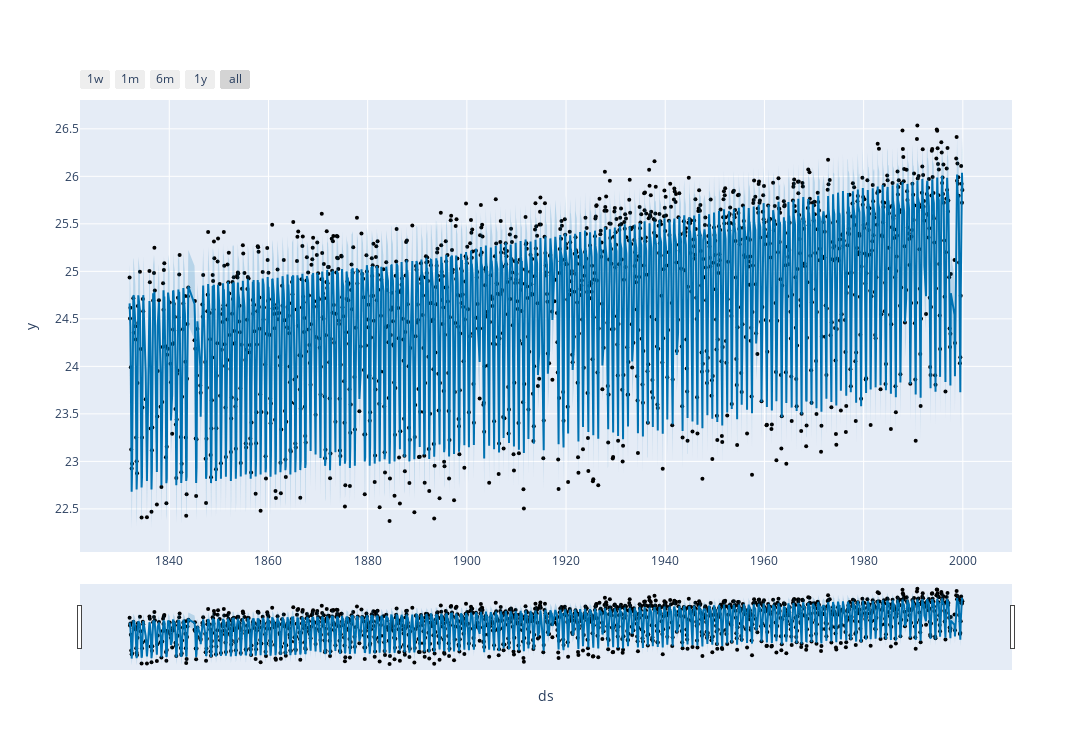

The notebook cell saved with this chart:
### Markdown cell above
## Gráfico interativo da previsão

### Code cell
fig = plot_plotly(model, predictions, figsize=(1150, 750))

py.iplot(fig)

### Figure 1 — Plotly figure (JSON) as saved in the notebook; plotly's stock layout.template omitted (floating-point values rounded to 4 significant figures; data arrays with more than 128 entries replaced by an {"elided": "..."} marker saying what was removed)
{"data": [{"marker": {"color": "black", "size": 4}, "mode": "markers", "name": "Actual", "type": "scatter", "x": {"elided": "1629 str values"}, "y": {"elided": "1629 float values"}}, {"hoverinfo": "skip", "line": {"width": 0}, "mode": "lines", "type": "scatter", "x": {"elided": "1629 str values"}, "y": {"elided": "1629 float values"}}, {"fill": "tonexty", "fillcolor": "rgba(0, 114, 178, 0.2)", "line": {"color": "#0072B2", "width": 2}, "mode": "lines", "name": "Predicted", "type": "scatter", "x": {"elided": "1629 str values"}, "y": {"elided": "1629 float values"}}, {"fill": "tonexty", "fillcolor": "rgba(0, 114, 178, 0.2)", "hoverinfo": "skip", "line": {"width": 0}, "mode": "lines", "type": "scatter", "x": {"elided": "1629 str values"}, "y": {"elided": "1629 float values"}}], "layout": {"height": 750, "showlegend": false, "width": 1150, "xaxis": {"rangeselector": {"buttons": [{"count": 7, "label": "1w", "step": "day", "stepmode": "backward"}, {"count": 1, "label": "1m", "step": "month", "stepmode": "backward"}, {"count": 6, "label": "6m", "step": "month", "stepmode": "backward"}, {"count": 1, "label": "1y", "step": "year", "stepmode": "backward"}, {"step": "all"}]}, "rangeslider": {"visible": true}, "title": {"text": "ds"}, "type": "date"}, "yaxis": {"title": {"text": "y"}}}}
